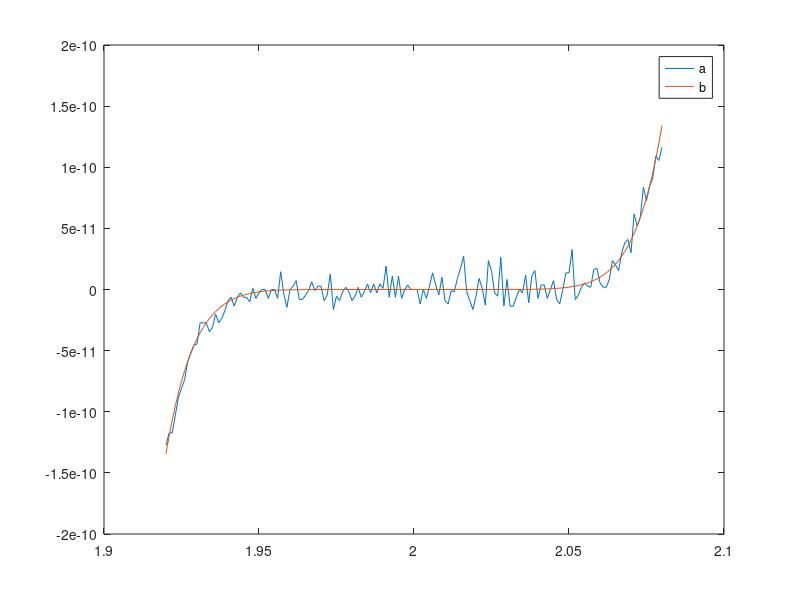

This chart was generated by the following MATLAB code:
x=1.920:0.001:2.080;
p1=x.^9-18*x.^8+144*x.^7-672*x.^6+2016*x.^5-4032*x.^4+5376*x.^3-4608*x.^2+2304*x-512;
p2=(x-2).^9;
plot(x,p1)
hold on
plot(x,p2)
hold off
legend('a','b')